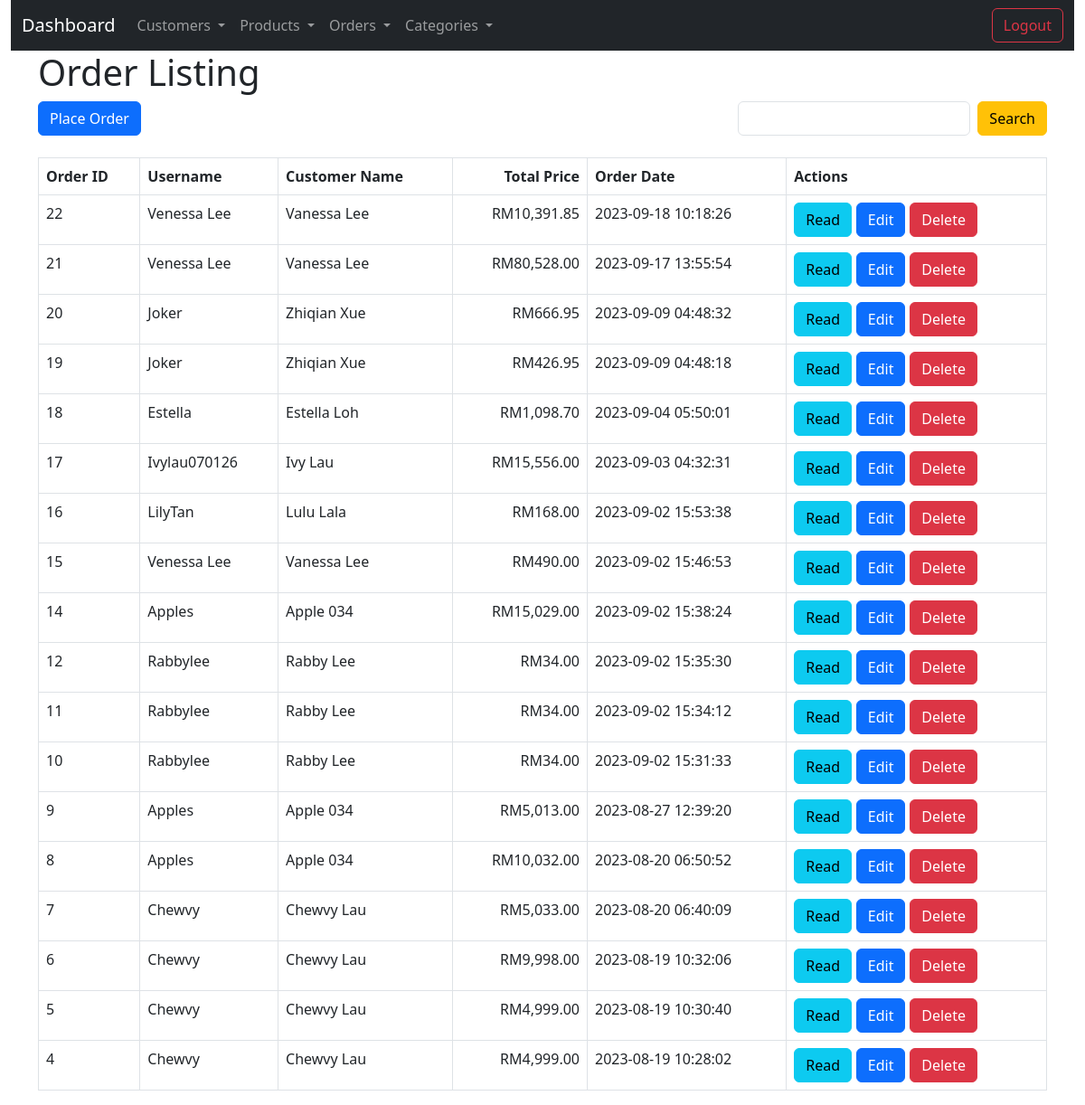
The page /Order_listing.php on the database its author committed.
### tables this page shows
CREATE TABLE IF NOT EXISTS `order_summary` (
  `order_id` int(11) NOT NULL AUTO_INCREMENT,
  `customer_id` int(11) NOT NULL,
  `order_date` datetime NOT NULL,
  PRIMARY KEY (`order_id`)
);

CREATE TABLE IF NOT EXISTS `customer` (
  `customer_id` int(11) NOT NULL AUTO_INCREMENT,
  `username` varchar(255) NOT NULL,
  `email` text NOT NULL,
  `password` varchar(255) NOT NULL,
  `first_name` varchar(255) NOT NULL,
  `last_name` varchar(255) NOT NULL,
  `gender` varchar(20) NOT NULL,
  `DOB` date NOT NULL,
  `account_status` varchar(50) NOT NULL,
  `registration_date_and_time` datetime NOT NULL,
  `image` blob NOT NULL,
  PRIMARY KEY (`customer_id`),
  UNIQUE KEY `username` (`username`)
);

### Order_listing.php (the view, shortened to what this page needs)
<!DOCTYPE HTML>
<html>
<head>
    <link href="https://cdn.jsdelivr.net/npm/bootstrap@5.3.0/dist/css/bootstrap.min.css" rel="stylesheet">
</head>
<body>
<?php
include 'navbar.php';
?>
<div class="container">
    <div class="page-header">
        <h1>Order Listing</h1>
    </div>
    <div class="d-flex justify-content-between mb-4">
        <a href="Order.php" class="btn btn-primary m-b-1em">Place Order</a>
        <form action="<?php echo htmlspecialchars($_SERVER["PHP_SELF"]); ?>" method="get" class="d-flex">
            <input type="search" id="search" name="search" class="form-control me-2" />
            <input type="submit" value="Search" class="btn btn-warning" />
        </form>
    </div>
    <?php
    include 'config_folder/database.php';
    $query = "SELECT os.order_id, c.username, c.first_name, c.last_name, os.order_date
              FROM order_summary os
              INNER JOIN customer c ON c.customer_id = os.customer_id";
    $query .= " ORDER BY os.order_id DESC";
    $stmt = $con->prepare($query);
    $stmt->execute();
    $num = $stmt->rowCount();
    $stmt = $con->prepare($query);
    $stmt->execute();
    if ($num > 0) {
        echo "<div class='table-responsive'>";
        echo "<table class='table table-hover table-bordered'>";
        echo "<tr>
                <th>Order ID</th>
                <th>Username</th>
                <th>Customer Name</th>
                <th class='text-end'>Total Price</th>
                <th>Order Date</th>
                <th>Actions</th>
              </tr>";
        while ($row = $stmt->fetch(PDO::FETCH_ASSOC)) {
            extract($row);
            $order_details_query = "SELECT product_id, quantity FROM order_details WHERE order_id = :order_id";
            $order_details_stmt = $con->prepare($order_details_query);
            $order_details_stmt->bindParam(':order_id', $order_id);
            $order_details_stmt->execute();
            $total_price = 0.0;
            while ($order_detail_row = $order_details_stmt->fetch(PDO::FETCH_ASSOC)) {
                $product_id = $order_detail_row['product_id'];
                $quantity = $order_detail_row['quantity'];
                $product_query = "SELECT price, promotion_price FROM products WHERE id = :product_id";
                $product_stmt = $con->prepare($product_query);
                $product_stmt->bindParam(':product_id', $product_id);
                $product_stmt->execute();
                $product_info = $product_stmt->fetch(PDO::FETCH_ASSOC);
                if ($product_info) {
                    $product_price = $product_info['price'];
                    $product_promotion_price = $product_info['promotion_price'];
                    $item_price = ($product_promotion_price > 0.0) ? $product_promotion_price : $product_price;
                    $item_total_price = $item_price * $quantity;
                    if (is_numeric($item_total_price)) {
                        $total_price += $item_total_price;
                    }
                } else {
                    $item_total_price = 0.0;
                }
            }
            $total_price = number_format($total_price, 2);
            echo "<tr>";
            echo "<td>{$order_id}</td>";
            echo "<td>{$username}</td>";
            echo "<td>{$first_name} {$last_name}</td>";
            echo "<td class='text-end'>RM{$total_price}</td>";
            echo "<td>{$order_date}</td>";
            echo "<td>";
            echo "<a href='Order_details.php?order_id={$order_id}' class='btn btn-info' style='margin-right: 0.3em;'>Read</a>";
            echo "<a href='Order_update.php?order_id={$order_id}' class='btn btn-primary' style='margin-right: 0.3em;'>Edit</a>";
            echo "<a href='#' onclick='delete_order({$order_id});' class='btn btn-danger'>Delete</a>";
            echo "</td>";
            echo "</tr>";
        }
        echo "</table>";
        echo "</div>";
    } else {
        echo "<div class='alert alert-danger'>No records found.</div>";
    }
    ?>
</div>
</body>
</html>

### rows shown on the page
order_summary: order_id "22", customer.username "Venessa Lee", customer.first_name "Vanessa", customer.last_name "Lee", total_price "10,391.85", order_date "2023-09-18 10:18:26"
order_summary: order_id "21", customer.username "Venessa Lee", customer.first_name "Vanessa", customer.last_name "Lee", total_price "80,528.00", order_date "2023-09-17 13:55:54"
order_summary: order_id "20", customer.username "Joker", customer.first_name "Zhiqian", customer.last_name "Xue", total_price "666.95", order_date "2023-09-09 04:48:32"
order_summary: order_id "19", customer.username "Joker", customer.first_name "Zhiqian", customer.last_name "Xue", total_price "426.95", order_date "2023-09-09 04:48:18"
order_summary: order_id "18", customer.username "Estella", customer.first_name "Estella", customer.last_name "Loh", total_price "1,098.70", order_date "2023-09-04 05:50:01"
order_summary: order_id "17", customer.username "Ivylau070126", customer.first_name "Ivy", customer.last_name "Lau", total_price "15,556.00", order_date "2023-09-03 04:32:31"
order_summary: order_id "16", customer.username "LilyTan", customer.first_name "Lulu", customer.last_name "Lala", total_price "168.00", order_date "2023-09-02 15:53:38"
order_summary: order_id "15", customer.username "Venessa Lee", customer.first_name "Vanessa", customer.last_name "Lee", total_price "490.00", order_date "2023-09-02 15:46:53"
order_summary: order_id "14", customer.username "Apples", customer.first_name "Apple", customer.last_name "034", total_price "15,029.00", order_date "2023-09-02 15:38:24"
order_summary: order_id "12", customer.username "Rabbylee", customer.first_name "Rabby", customer.last_name "Lee", total_price "34.00", order_date "2023-09-02 15:35:30"
order_summary: order_id "11", customer.username "Rabbylee", customer.first_name "Rabby", customer.last_name "Lee", total_price "34.00", order_date "2023-09-02 15:34:12"
order_summary: order_id "10", customer.username "Rabbylee", customer.first_name "Rabby", customer.last_name "Lee", total_price "34.00", order_date "2023-09-02 15:31:33"
order_summary: order_id "9", customer.username "Apples", customer.first_name "Apple", customer.last_name "034", total_price "5,013.00", order_date "2023-08-27 12:39:20"
order_summary: order_id "8", customer.username "Apples", customer.first_name "Apple", customer.last_name "034", total_price "10,032.00", order_date "2023-08-20 06:50:52"
order_summary: order_id "7", customer.username "Chewvy", customer.first_name "Chewvy", customer.last_name "Lau", total_price "5,033.00", order_date "2023-08-20 06:40:09"
order_summary: order_id "6", customer.username "Chewvy", customer.first_name "Chewvy", customer.last_name "Lau", total_price "9,998.00", order_date "2023-08-19 10:32:06"
order_summary: order_id "5", customer.username "Chewvy", customer.first_name "Chewvy", customer.last_name "Lau", total_price "4,999.00", order_date "2023-08-19 10:30:40"
order_summary: order_id "4", customer.username "Chewvy", customer.first_name "Chewvy", customer.last_name "Lau", total_price "4,999.00", order_date "2023-08-19 10:28:02"
